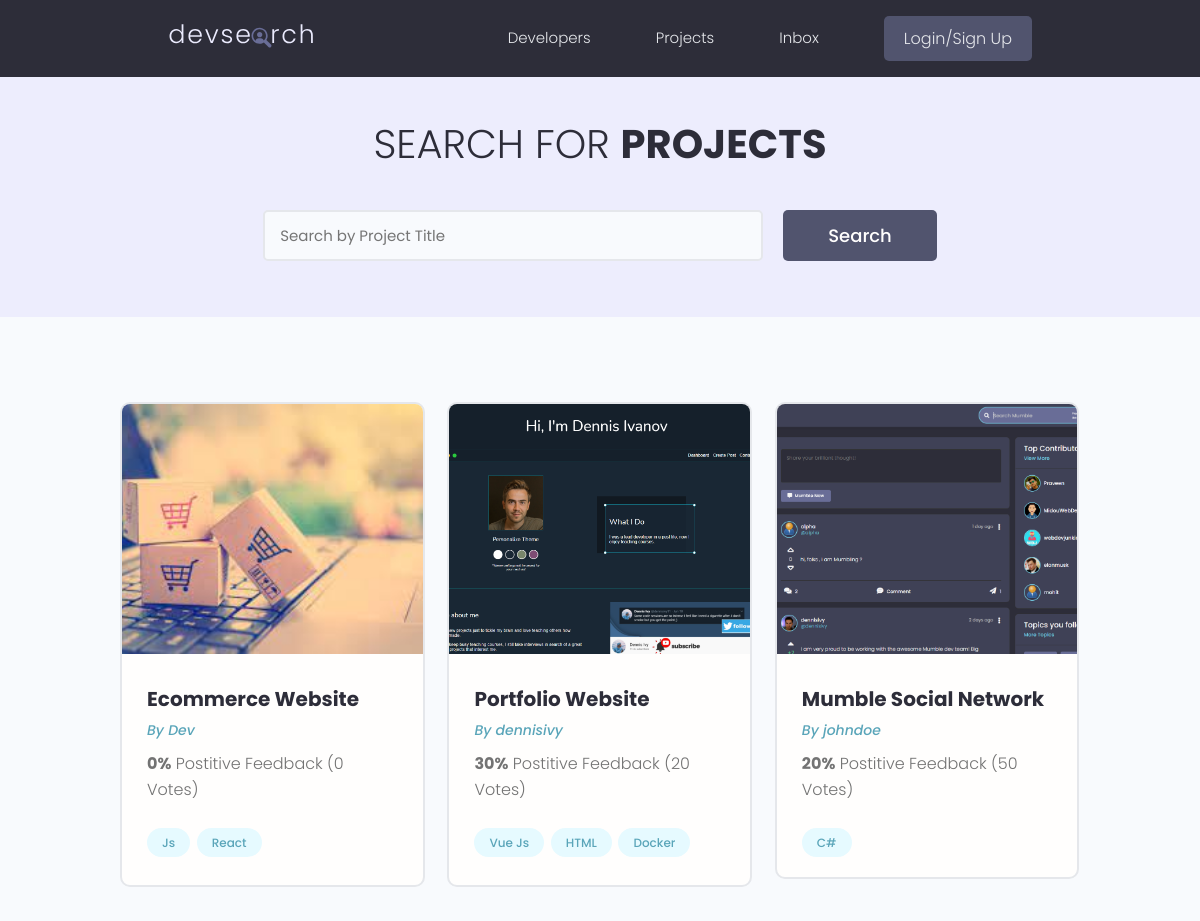
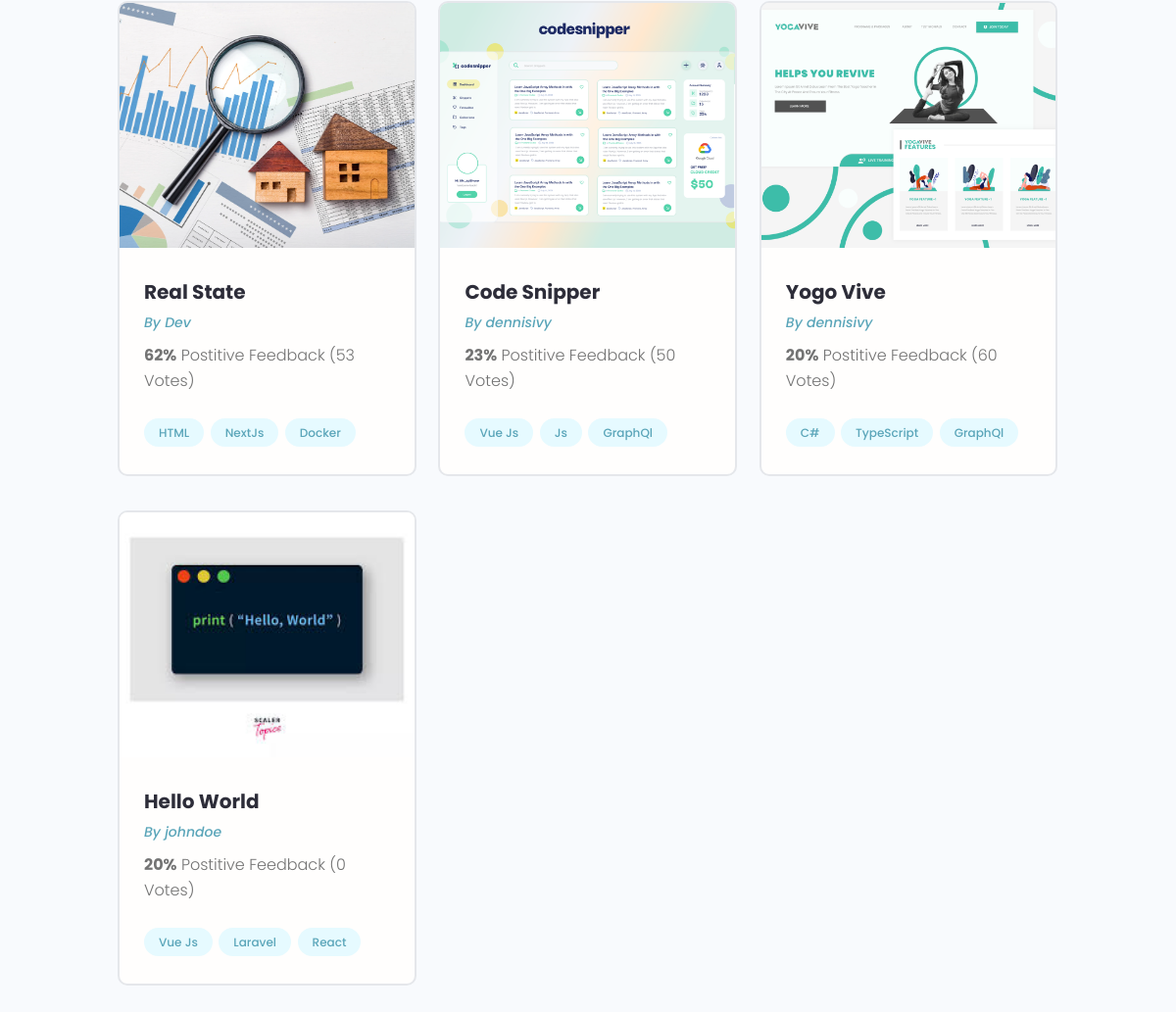
/projects/, run on the app's committed database (2 pictures, top to bottom).
### projects/models.py (models this page shows, shortened)
class Project(models.Model):
    owner = models.ForeignKey(Profile, blank=True, null=True, on_delete=models.SET_NULL)
    title = models.CharField(max_length=200)
    description = models.TextField(null=True, blank=True)
    featured_image = models.ImageField(null=True, blank=True, default='default.jpg')
    demo_link = models.CharField(max_length=2000, null=True, blank=True)
    source_link = models.CharField(max_length=2000, null=True, blank=True)
    created = models.DateTimeField(auto_now_add=True)
    tags = models.ManyToManyField('Tag', blank=True)
    vote_total = models.IntegerField(default=0, null=True, blank=True)
    vote_ratio = models.IntegerField(default=0, null=True, blank=True)
    id = models.UUIDField(default=uuid.uuid4, unique=True,
                          primary_key=True, editable=False)

class Tag(models.Model):
    name = models.CharField(max_length=200)
    created = models.DateTimeField(auto_now_add=True)
    id = models.UUIDField(default=uuid.uuid4, unique=True,
                          primary_key=True, editable=False)
    def __str__(self):
        return self.name

### users/models.py (models this page shows)
class Profile(models.Model):
    user = models.OneToOneField(User, on_delete=models.CASCADE, null=True, blank=True)
    name = models.CharField(max_length=200, null=True, blank=True)
    email = models.EmailField(max_length=200, blank=True, null=True)
    username = models.CharField(max_length=200, null=True, blank=True)
    location = models.CharField(max_length=200, null=True, blank=True)
    short_intro = models.CharField(max_length=200, blank=True, null=True)
    bio = models.TextField(blank=True, null=True)
    profile_image = models.ImageField(null=True, blank=True,
                                      upload_to='profiles/', default='profiles/user-default.png')
    social_github = models.CharField(max_length=200, blank=True, null=True)
    social_twitter = models.CharField(max_length=200, blank=True, null=True)
    social_linkedin = models.CharField(max_length=200, blank=True, null=True)
    social_website = models.CharField(max_length=200, blank=True, null=True)
    created = models.DateTimeField(auto_now_add=True)
    id = models.UUIDField(default=uuid.uuid4, unique=True,
                          primary_key=True, editable=False)
    def __str__(self):
        return str(self.username)

### projects/views.py (the view)
# urls.py: path('projects/', include('projects.urls')),
def projects(request):
    projects = Project.objects.all()
    context = {
        'projects': projects,
    }
    return render(request, 'projects/projects.html', context)

### projects/templates/projects/projects.html (shortened to what this page needs)
{% extends 'main.html' %}
{% block content %}
 <main class="projects">
    <section class="hero-section text-center">
      <div class="container container--narrow">
        <div class="hero-section__box">
          <h2>Search for <span>Projects</span></h2>
        </div>
        <div class="hero-section__search">
          <form class="form" action="#" method="get">
            <div class="form__field">
              <input class="input input--text" id="formInput#search" type="text" name="text"
                placeholder="Search by Project Title" />
            </div>
            <input class="btn btn--sub btn--lg" type="submit" value="Search" />
          </form>
        </div>
      </div>
    </section>
    <section class="projectsList">
      <div class="container">
        <div class="grid grid--three">
        {% for project in projects %}
          <div class="column">
            <div class="card project">
              <a href="{% url 'project' project.id %}" class="project">
                <img class="project__thumbnail" src="{{ project.featured_image.url }}" alt="project thumbnail" />
                <div class="card__body">
                  <h3 class="project__title">{{project.title}}</h3>
                  <p><a class="project__author" href="{% url 'user-profile' project.owner.id %}">By {{project.owner}}</a></p>
                  <p class="project--rating">
                    <span style="font-weight: bold;">{{project.vote_ratio}}%</span> Postitive
                    Feedback ({{project.vote_total}} Vote{{project.vote_total|pluralize:'s'}})
                  </p>
                  <div class="project__tags">
                    {% for tag in project.tags.all %}
                    <span class="tag tag--pill tag--main">
                      <small>{{tag}}</small>
                    </span>
                    {% endfor %}
                  </div>
                </div>
              </a>
            </div>
          </div>
        {% endfor %}
        </div>
      </div>
    </section>
  </main>
{% endblock content %}

### static/styles/app.css (style rules this page uses)
:root { --color-sub: #2d2d39; }
.btn--sub { background-color: var(--color-sub-light); }
.card { border: 2px solid var(--color-light); }
img { width: 100%; }
.hero-section { height: 40vh; display: flex; align-items: center; background-color: var(--color-sub); }
.hero-section__box { margin-bottom: 4rem; }
.hero-section__box > h2, .hero-section__box > h2 > span { font-size: 4rem; color: var(--color-light); line-height: 1.3; text-transform: uppercase; }
.hero-section__box > h2 { font-weight: 300; }
.hero-section__box > h2 > span { font-weight: 700; }
.hero-section__search > .form { display: flex; align-items: center; justify-content: center; gap: 2rem; }
.hero-section__search > .form input.input--text { width: 50rem; }
.project__author { font-size: 1.4rem; font-style: italic; }
.project--rating { margin-bottom: 1.6em; margin-top: .5em; }
.projects > .hero-section { background: var(--color-sub-lighter); height: 30vh; }
.projects .hero-section__box { margin-bottom: 2.5rem; }
.projects .hero-section__box > h2 { color: var(--color-sub); }
.projects .hero-section__box > h2 > span { font-weight: 700; color: var(--color-sub); }
.projectsList { margin-top: 8rem; }
.project__thumbnail { height: 25rem; object-fit: cover; object-position: top center; }
.project__title { font-size: 2rem; font-weight: 700; color: var(--color-sub); }

### static/uikit/styles/modules/_variables.css (style rules this page uses)
:root { --color-main: #5aa5b9; --color-main-light: #e6faff; --color-sub: #3f4156; --color-sub-light: #51546e; --color-sub-lighter: #ededfd; --color-text: #737373; --color-gray: #8b8b8b; --color-light: #e5e7eb; --color-light-gray: #767676; --color-bg: #f8fafd; --color-white: #fffefd; --color-white-light: #f3f3f3; --color-success: #359e64; --color-success-bg: #def8e8; --color-error: #fc4b0b; --color-error-bg: #fff2ee; --font-base: 'Poppins', arial, helvetica, 'Segoe UI', roboto, ubuntu, sans-serif; --font-monospace: 'Fira Code', 'Courier New', courier, monospace; --font-regular: 300; --font-medium: 500; --font-bold: 700; --generic-shadow: 1px 1px 5px #00000010; --generic-transition: all 0.3s ease-in-out; }

### static/uikit/styles/modules/_base.css (style rules this page uses)
* { margin: 0; padding: 0; box-sizing: border-box; text-rendering: optimizeLegibility; color: inherit; font-size: inherit; }
html { font-size: 50%; }
@media only screen and (min-width: 480px) { html { font-size: 56.25%; } }
@media only screen and (min-width: 1200px) { html { font-size: 62.5%; } }
body { line-height: 1.6; font-weight: 400; font-size: 1.5rem; color: var(--color-text); background-color: var(--color-bg); min-height: 100vh; }

### static/uikit/styles/modules/_typography.css (style rules this page uses)
* { font-family: var(--font-base); }
h2 { font-size: 3.6rem; font-weight: var(--font-bold); }
h3 { font-size: 3.2rem; font-weight: var(--font-medium); }
p, span, strong { font-size: 1.6rem; color: var(--color-text); font-weight: var(--font-regular); }
a { padding-bottom: 2px; text-decoration: none; display: inline-block; color: var(--color-main); font-weight: var(--font-medium); }

### static/uikit/styles/modules/_utilities.css (style rules this page uses)
.container { width: 92%; max-width: 165rem; margin: 0 auto; box-sizing: border-box; }
.container--narrow { width: 92%; max-width: 120rem; }
@media screen and (min-width: 1000px) { .container { width: 90%; } }
@media screen and (min-width: 1000px) { .container--narrow { width: 85%; } }
@media screen and (min-width: 1200px) { .container { width: 80%; } }
@media screen and (min-width: 1200px) { .container--narrow { width: 72%; } }
.text-center { text-align: center; }

### static/uikit/styles/modules/_button.css (style rules this page uses)
.btn { display: inline-block; position: relative; cursor: pointer; background-color: var(--color-light); font-weight: var(--font-medium); color: var(--color-sub); text-decoration: none; padding: 1rem 2rem; border-radius: 0.5rem; border: none; width: -webkit-fit-content; width: -moz-fit-content; width: fit-content; height: -webkit-fit-content; height: -moz-fit-content; height: fit-content; font-size: 1.6rem; outline-width: 0; outline-color: transparent; -webkit-backface-visibility: hidden; backface-visibility: hidden; transition: all 0.3s ease-in-out; }
.btn--sub { background-color: var(--color-sub); color: var(--color-white); }
.btn--lg { font-size: 1.8rem; padding: 1.2rem 4.5rem; }

### static/uikit/styles/modules/_card.css (style rules this page uses)
.card { border-radius: 1rem; background-color: var(--color-white); border: 1.5px solid var(--color-light); width: auto; height: auto; margin-top: 0.5rem; margin-bottom: 0.5rem; overflow: hidden; }
.card__body, .card__header { padding: 2rem 2.5rem; }

### data on the page
Project: featured_image (picture), title "Ecommerce Website", owner "Dev", vote_ratio "0", vote_total "0"
Tag: name "Js"
Tag: name "React"
Project: featured_image (picture), title "Portfolio Website", owner "dennisivy", vote_ratio "30", vote_total "20"
Tag: name "Vue Js"
Tag: name "HTML"
Tag: name "Docker"
Project: featured_image (picture), title "Mumble Social Network", owner "johndoe", vote_ratio "20", vote_total "50"
Tag: name "C#"
Project: featured_image (picture), title "Real State", owner "Dev", vote_ratio "62", vote_total "53"
Tag: name "NextJs"
Project: featured_image (picture), title "Code Snipper", owner "dennisivy", vote_ratio "23", vote_total "50"
Tag: name "GraphQl"
Project: featured_image (picture), title "Yogo Vive", owner "dennisivy", vote_ratio "20", vote_total "60"
Tag: name "TypeScript"
Project: featured_image (picture), title "Hello World", owner "johndoe", vote_ratio "20", vote_total "0"
Tag: name "Laravel"
